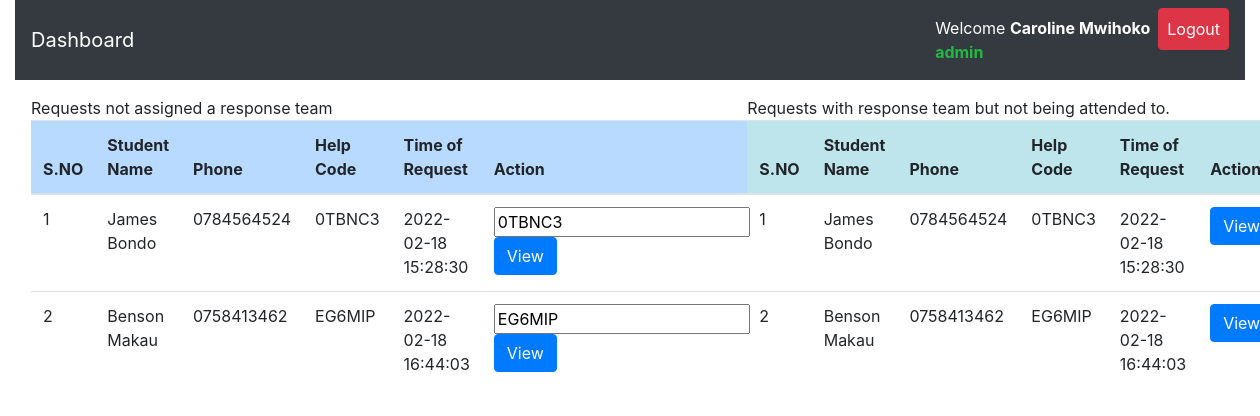
Page /admin/inqueue.php (signed in) on the committed database.
### tables this page shows
CREATE TABLE `request_status` (
  `id` int(11) NOT NULL,
  `helpID` varchar(50) NOT NULL,
  `status` varchar(50) DEFAULT 'Pending',
  `admNo` varchar(255) NOT NULL,
  `timestamp` datetime NOT NULL DEFAULT CURRENT_TIMESTAMP
);

CREATE TABLE `student_details` (
  `regNum` varchar(255) NOT NULL,
  `firstname` varchar(255) NOT NULL,
  `lastname` varchar(255) NOT NULL,
  `emailaddress` varchar(255) NOT NULL,
  `phonenumber` varchar(15) NOT NULL,
  `password` varchar(255) NOT NULL,
  `date` datetime NOT NULL DEFAULT CURRENT_TIMESTAMP
);

### admin/inqueue.php (the view, shortened to what this page needs)
<?php
include 'server.php';
?>
<!DOCTYPE html>
<html lang="en">
<?php
include 'header.php';
?>
  <body>
    <div class="container-fluid" id="mynav">
  <nav class="navbar navbar-expand-lg navbar-dark bg-dark">
  <a class="navbar-brand" href="#">Dashboard</a>
  <div class="collapse navbar-collapse" id="navbarSupportedContent">
    <ul class="navbar-nav ml-auto">
      <?php
     if($_SESSION['admin_id']){ ?>
      <li class="nav-item active">
      <a class="nav-link" href="javascript:void(0)">
      <?php echo "Welcome ". "<strong style='color:white;'>".$_SESSION['admin_firstname']." ".$_SESSION['admin_lastname']."</strong>  <br>"."<strong style='color:#21B941;'> ".$_SESSION['admin_rank']."</strong>";  ?> </a>
      </li>
      <li class="nav-item active">
        <a class="nav-link btn btn-danger" href="logout.php">Logout </a>
      </li>
         <?php
  }
 ?>
    </ul>
  </div>
</nav>
</div>
  <div class="row m-3">
    <div class="col-md-7">
<div class="table-responsive-lg">
    <table class="table">
        <thead>
            <tr >
              <th scope="col" class="table-primary">S.NO</th>
              <th scope="col" class="table-primary">Student Name</th>
              <th scope="col" class="table-primary">Phone</th>
              <th scope="col" class="table-primary">Help Code</th>
              <th scope="col" class="table-primary">Time of Request</th>
              <th scope="col" class="table-primary">Action</th>
            </tr>
          </thead>
          <tbody>
    <?php
    if($_SESSION['admin_id']){
        $data_fetch_query = "SELECT request_status.id, request_status.helpID,request_status.status,
        request_status.admNo,request_status.timestamp,student_details.regNum,student_details.regNum,
        student_details.firstname,student_details.lastname,student_details.phonenumber
        FROM request_status
        INNER JOIN student_details ON request_status.admNo = student_details.regNum  WHERE request_status.status ='Pending' order by request_status.id;";
        $data_result = mysqli_query($db, $data_fetch_query);
        if ($data_result->num_rows > 0){
            while($row = $data_result->fetch_assoc()) {
            $help_code=$row["helpID"];
        echo "<tr> <td>" . $row["id"]. "</td>";
        echo "<td>" .$row["firstname"]. " ".$row["lastname"]. "</td>";
        echo "<td>" .$row["phonenumber"]."</td>";
        echo "<td>" .$row["helpID"]."</td>";
        echo "<td>" .$row["timestamp"]."</td>";
        echo "<td>
        <form method ='POST' action='server.php'>
        <input  type='text' name='help_code' value='$help_code'>
        <input type='submit' value='View' name='view-btn' class='btn btn-primary'>
        </form>
        </td> </tr>";
        }
        }else{
        echo "<td>"."No Requests Found"."</td>";
        }
        } else{
            echo "<td>"."No Data Found"."</td>";
        }
?>
          </tbody>
    </table>
  </div>
  </div>
  <div class="col-md-5">
    <div class="table-responsive-lg">
        <table class="table">
            <thead>
                <tr >
                  <th scope="col" class="table-info">S.NO</th>
                  <th scope="col" class="table-info">Student Name</th>
                  <th scope="col" class="table-info">Phone</th>
                  <th scope="col" class="table-info">Help Code</th>
                  <th scope="col" class="table-info">Time of Request</th>
                  <th scope="col" class="table-info">Action</th>
                </tr>
              </thead>
              <tbody>
        <?php
        if($_SESSION['admin_id']){
            $data_fetch_query = "SELECT request_status.id, request_status.helpID,request_status.status,
            request_status.admNo,request_status.timestamp,student_details.regNum,student_details.regNum,
            student_details.firstname,student_details.lastname,student_details.phonenumber
            FROM request_status
            INNER JOIN student_details ON request_status.admNo = student_details.regNum  WHERE request_status.status ='Pending' order by request_status.id;";
            $data_result = mysqli_query($db, $data_fetch_query);
            if ($data_result->num_rows > 0){
                while($row = $data_result->fetch_assoc()) {
                $help_code=$row["helpID"];
            echo "<tr> <td>" . $row["id"]. "</td>";
            echo "<td>" .$row["firstname"]. " ".$row["lastname"]. "</td>";
            echo "<td>" .$row["phonenumber"]."</td>";
            echo "<td>" .$row["helpID"]."</td>";
            echo "<td>" .$row["timestamp"]."</td>";
            echo "<td>
            <form method ='POST' action=''>
            <input hidden type='text' name='help_code' value='$help_code'>
            <input type='submit' value='View' class='btn btn-primary'>
            </form>
            </td> </tr>";
            }
            }else{
            echo "<td>"."No Requests Found"."</td>";
            }
            } else{
                echo "<td>"."No Data Found"."</td>";
            }
    ?>
              </tbody>
        </table>
      </div>
      </div>
</div>
  </body>
</html>

### admin/header.php (shortened to what this page needs)
<head>
    <link rel="stylesheet" href="https://cdnjs.cloudflare.com/ajax/libs/font-awesome/6.0.0/css/all.min.css" />
    <link rel="stylesheet" href="https://maxcdn.bootstrapcdn.com/bootstrap/4.0.0/css/bootstrap.min.css">
    <link rel="stylesheet" href="./static/css/style.css" />
  </head>

### rows in the picture
request_status: id "1", admNo.firstname "James", admNo.lastname "Bondo", admNo.phonenumber "0784564524", helpID "0TBNC3", timestamp "2022-02-18 15:28:30", help_code "0TBNC3"
request_status: id "2", admNo.firstname "Benson", admNo.lastname "Makau", admNo.phonenumber "0758413462", helpID "EG6MIP", timestamp "2022-02-18 16:44:03", help_code "EG6MIP"

### other values in the picture
$_SESSION['admin_firstname'] "Caroline"
$_SESSION['admin_lastname'] "Mwihoko"
$_SESSION['admin_rank'] "admin"
